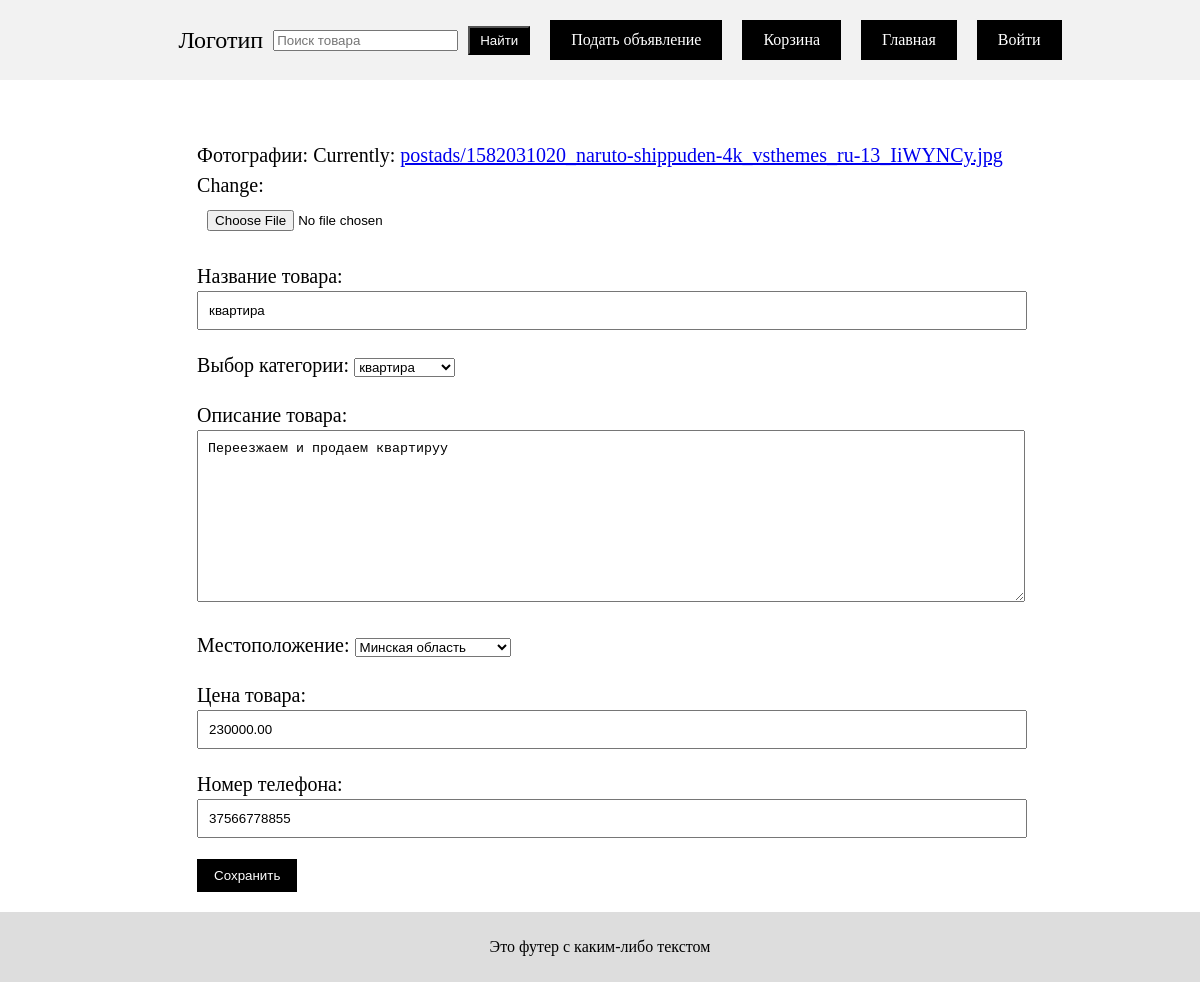
The app's page /edit_ad/3, older data.
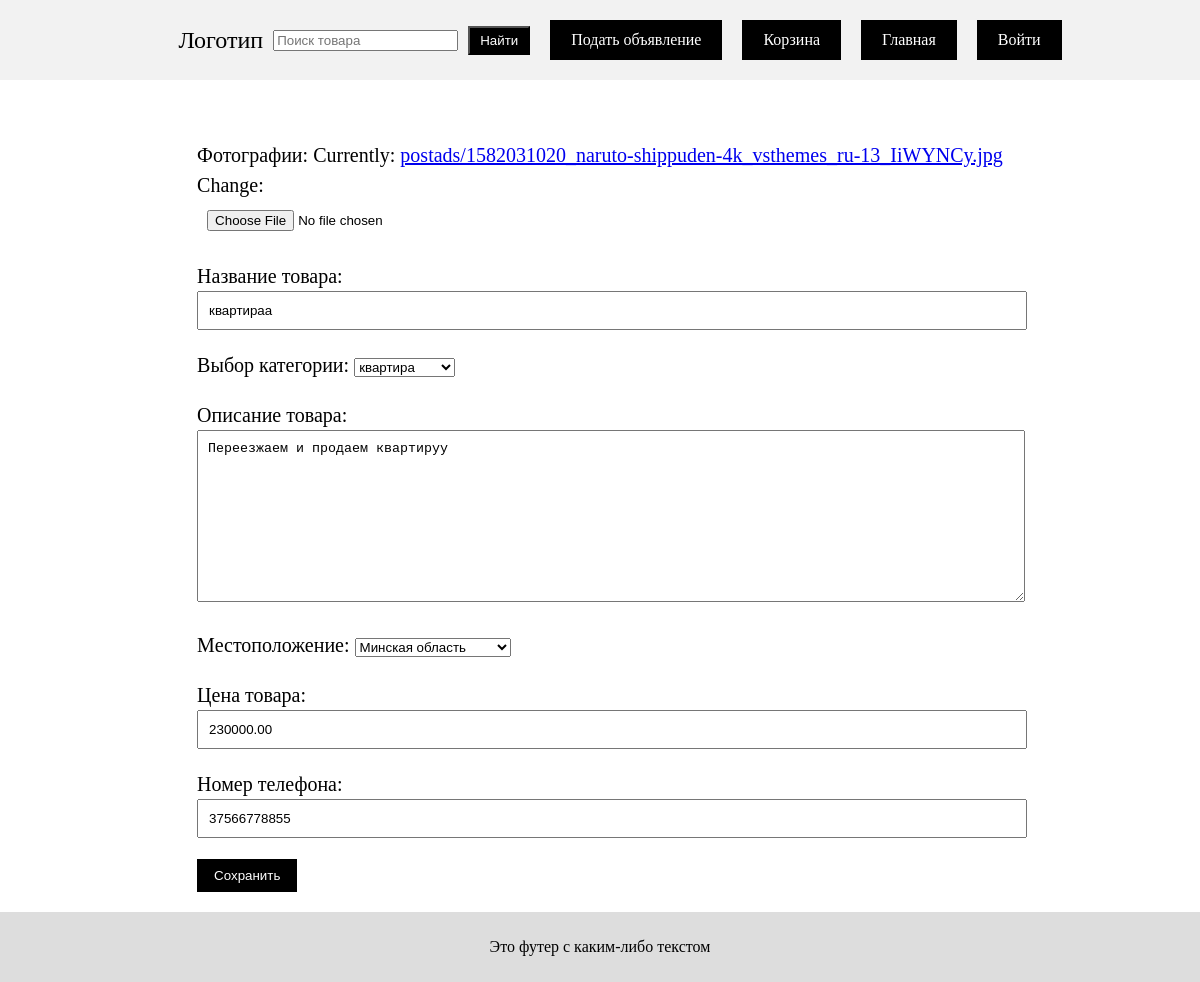
The same page, newer data.
### main/models.py (models this page shows, shortened)
class Ad(models.Model):
    CATEGORY_CHOICES = (
        ('обувь', 'обувь'),
        ('одежда', 'одежда'),
        ('мебель', 'мебель'),
        ('автомобиль', 'автомобиль'),
        ('квартира', 'квартира'),
        ('игрушки', 'игрушки'),
        ('развлечения', 'развлечения'),
    )
    LOCATION_CHOICES = (
        ('MT', 'Минская область'),
        ('BR', 'Брестская область'),
        ('VG', 'Витебская область'),
        ('HO', 'Гомельская область'),
        ('GR', 'Гродненская область'),
        ('MO', 'Могилевская область'),
        ('MN', 'Минск'),
    )
    user = models.ForeignKey(User, on_delete=models.CASCADE, default=1) # добавлено поле для ссылки на пользователя
    title = models.CharField(max_length=100, default='')
    category = models.CharField(choices=CATEGORY_CHOICES, max_length=50, default='category1')
    description = models.TextField(default='')
    price = models.DecimalField(max_digits=10, decimal_places=2, default=0)
    location = models.CharField(choices=LOCATION_CHOICES, max_length=50, default='MT')
    phone_number = models.CharField(max_length=20, default='')
    photo = models.ImageField('Изображение', upload_to='postads/', default='postads/default.jpg')

### main/views.py (the view)
# urls.py: path('edit_ad/<int:ad_id>', views.edit_ad, name='edit_ad'),
def edit_ad(request, ad_id):
    ad = Ad.objects.get(id=ad_id)
    if request.method == 'POST':
        form = AdForm(request.POST, instance=ad)
        if form.is_valid():
            form.save()
            return redirect('myads')
    else:
        form = AdForm(instance=ad)
    return render(request, 'main/edit_ad.html', {'form': form, 'ad': ad})

### main/forms.py (shortened to what this page needs)
class AdForm(forms.ModelForm):
    class Meta:
        model = Ad
        fields = ['photo', 'title', 'category', 'description', 'location', 'price', 'phone_number']
        labels = {'title': 'Название товара', 'category': 'Выбор категории', 'description': 'Описание товара', 'price': 'Цена товара', 'location': 'Местоположение', 'phone_number': 'Номер телефона', 'photo': 'Фотографии'}
        widgets = {
            'title': forms.TextInput(attrs={'class': 'form-control'}),
            'category': forms.Select(attrs={'class': 'form-select'}),
            'description': forms.Textarea(attrs={'class': 'form-control'}),
            'price': forms.NumberInput(attrs={'class': 'form-control'}),
            'location': forms.Select(attrs={'class': 'form-select'}),
            'phone_number': forms.TextInput(attrs={'class': 'form-control'}),
            'photo': forms.ClearableFileInput(attrs={'class': 'form-control'}),
        }
    def __init__(self, *args, **kwargs):
        self.request = kwargs.pop('request', None)
        super().__init__(*args, **kwargs)

### main/templates/main/edit_ad.html (shortened to what this page needs)
{% extends "main/index.html" %}
{% block content %}
<div class="form-wrapper">
<form method="POST" enctype="multipart/form-data">
  {{ form.as_p }}
  <button type="submit">Сохранить</button>
</form>
  </div>
{% endblock %}

Row changes from the older to the newer data that the page shows:
changed Ad "квартира": title "квартира" → "квартираа"
